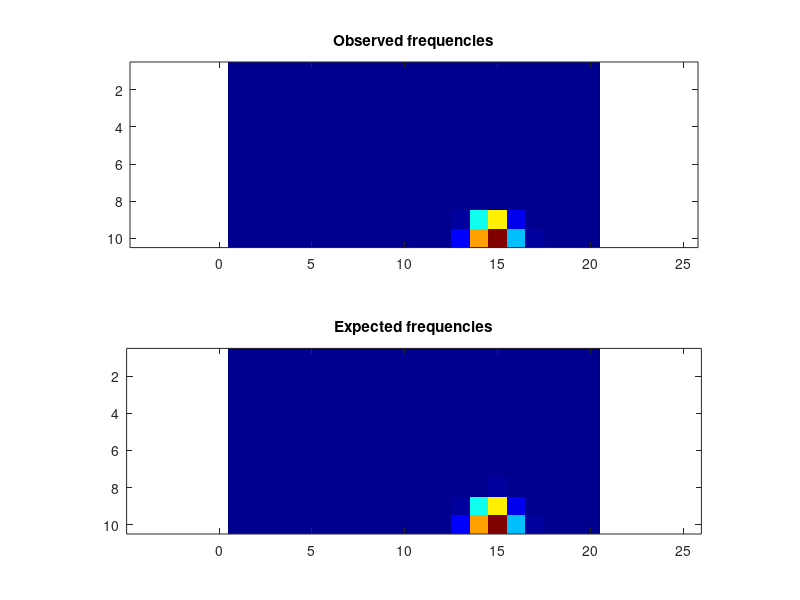

The MATLAB script that drew this image:
obsFrequencies = [ 0, 0, 0, 0, 0, 0, 0, 0, 0, 0, 0, 0, 0, 0, 0, 0, 0, 0, 0, 0; 0, 0, 0, 0, 0, 0, 0, 0, 0, 0, 0, 0, 0, 0, 0, 0, 0, 0, 0, 0; 0, 0, 0, 0, 0, 0, 0, 0, 0, 0, 0, 0, 0, 0, 0, 0, 0, 0, 0, 0; 0, 0, 0, 0, 0, 0, 0, 0, 0, 0, 0, 0, 0, 0, 0, 0, 0, 0, 0, 0; 0, 0, 0, 0, 0, 0, 0, 0, 0, 0, 0, 0, 0, 0, 0, 0, 0, 0, 0, 0; 0, 0, 0, 0, 0, 0, 0, 0, 0, 0, 0, 0, 0, 0, 0, 0, 0, 0, 0, 0; 0, 0, 0, 0, 0, 0, 0, 0, 0, 0, 0, 0, 0, 3, 8, 0, 0, 0, 0, 0; 0, 0, 0, 0, 0, 0, 0, 0, 0, 0, 0, 0, 46, 2313, 4609, 394, 2, 0, 0, 0; 0, 0, 0, 0, 0, 0, 0, 0, 0, 0, 0, 51, 7536, 115784, 190421, 32604, 597, 1, 0, 0; 0, 0, 0, 0, 0, 1, 0, 1, 0, 10, 128, 2127, 34771, 211363, 298523, 90647, 7614, 388, 27, 3 ];
expFrequencies = [ 0, 0, 0, 0, 0, 0, 0, 0, 0, 0, 0, 0, 0, 0, 0, 0, 0, 0, 0, 0; 0, 0, 0, 0, 0, 0, 0, 0, 0, 0, 0, 0, 0, 0, 0, 0, 0, 0, 0, 0; 0, 0, 0, 0, 0, 0, 0, 0, 0, 0, 0, 0, 0, 0, 0, 0, 0, 0, 0, 0; 0, 0, 0, 0, 0, 0, 0, 0, 0, 0, 0, 0, 0, 0, 0, 0, 0, 0, 0, 0; 0, 0, 0, 0, 0, 0, 0, 0, 0, 0, 0, 0, 0, 0, 0, 0, 0, 0, 0, 0; 0, 0, 0, 0, 0, 0, 0, 0, 0, 7.99249e-37, 1.60267e-24, 1.9651e-14, 1.85937e-07, 0.000559477, 0.00171476, 1.64615e-05, 5.77739e-11, 8.8427e-20, 3.006e-31, 0; 8.61356e-36, 0, 0, 0, 0, 0, 0, 1.85559e-39, 6.88864e-31, 3.94784e-22, 4.98056e-14, 2.49266e-07, 0.0138871, 4.17371, 10.0969, 0.324784, 5.43586e-05, 6.82366e-11, 1.83656e-18, 4.9212e-27; 6.2325e-21, 3.99793e-26, 2.61714e-30, 5.85898e-33, 1.7417e-33, 1.09508e-31, 4.15678e-28, 2.73014e-23, 9.08779e-18, 4.27508e-12, 8.36912e-07, 0.0238568, 41.1253, 2370.72, 4688.4, 375.258, 0.916389, 9.90402e-05, 1.04379e-09, 2.82342e-15; 5.69495e-10, 6.2142e-13, 2.81705e-15, 1.04885e-16, 5.62657e-17, 4.97156e-16, 4.73605e-14, 2.54173e-11, 3.78803e-08, 7.68102e-05, 0.110555, 62.0966, 7492.96, 116002, 189469, 32581.7, 630.999, 2.04531, 0.00198997, 1.05761e-06; 1.72052, 0.858659, 0.546756, 0.427414, 0.413292, 0.488466, 0.677232, 1.22567, 3.03749, 10.3908, 115.103, 2099.43, 34947.4, 212469, 297942, 90542, 7704.21, 389.634, 27.671, 5.10959 ];
colormap(jet);
clf; subplot(2,1,1);
imagesc(obsFrequencies);
title('Observed frequencies');
axis equal;
subplot(2,1,2);
imagesc(expFrequencies);
axis equal;
title('Expected frequencies');
